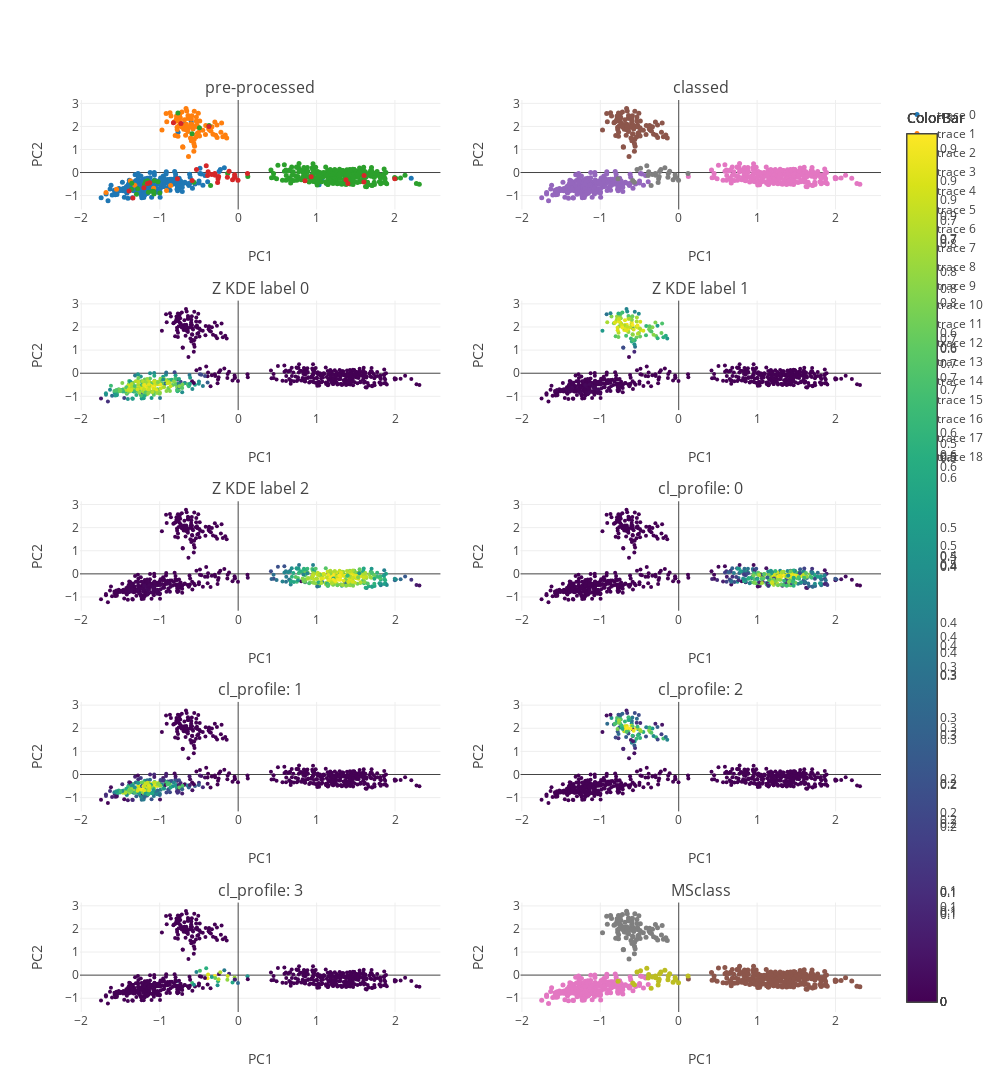

This figure's notebook cell:
### Code cell
## It is impractical that i cannot give this function an extra argument, but maybe i just haven't found the best solution yet..

Ncols= 2
height= 1500
width= 1000

titles= cluster_names
print(titles)

fig_subplots = tools.make_subplots(rows= int(len(titles) / float(Ncols)) + (len(titles) % Ncols > 0), cols=Ncols,
                         subplot_titles=tuple(titles))


for pop in range(len(titles)):
    name= titles[pop]
    
    pos1= int(float(pop) / Ncols) + 1
    pos2= pop - (pos1-1)*Ncols + 1


    if name not in ['pre-processed','classed','MSclass']:
        trace1= go.Scatter(
                x = global_data[:,0],
                y = global_data[:,1],
                mode= "markers",
                marker= {
                    'color': profiles[:,pop],
                    'colorbar': go.ColorBar(
                        title= 'ColorBar'
                    ),
                    'colorscale': 'Viridis',
                    'line': {'width': 0},
                    'size': 4,
                    'symbol': 'circle',
                  "opacity": 1
                  }
            )
        fig_subplots.append_trace(trace1, pos1, pos2)
        
    else:
        coords= {y:[x for x in range(len(profiles)) if profiles[x,pop] == y] for y in list(set(profiles[:,pop]))}
        
        for i in coords.keys():
            trace1= go.Scatter(
                    x = global_data[coords[i],0],
                    y = global_data[coords[i],1],
                    mode= "markers",
                    marker= {
                        'line': {'width': 0},
                        'size': 5,
                        'symbol': 'circle',
                      "opacity": 1
                      }
                )
            
            fig_subplots.append_trace(trace1, pos1, pos2)

    fig_subplots['layout']['yaxis' + str(pop + 1)].update(title='PC2')

    fig_subplots['layout']['xaxis' + str(pop + 1)].update(title='PC1')


fig_subplots['layout'].update(height= height,width= width)

iplot(fig_subplots)

### Figure 1 — Plotly figure (JSON) as saved in the notebook; plotly's stock layout.template omitted (floating-point values rounded to 4 significant figures; data arrays with more than 128 entries replaced by an {"elided": "..."} marker saying what was removed)
{"data": [{"marker": {"line": {"width": 0}, "opacity": 1, "size": 5, "symbol": "circle"}, "mode": "markers", "type": "scatter", "uid": "6403dd53-535d-4589-9ad7-5d831e2ecb84", "x": {"elided": "250 float values"}, "xaxis": "x", "y": {"elided": "250 float values"}, "yaxis": "y"}, {"marker": {"line": {"width": 0}, "opacity": 1, "size": 5, "symbol": "circle"}, "mode": "markers", "type": "scatter", "uid": "d15dc6b0-2bda-469e-a4ab-189319015e23", "x": [-0.5072, -0.8006, -0.6306, -0.9108, -0.6616, -0.2876, -0.8569, -0.22, -0.5864, -0.4927, -0.2686, -0.8696, -0.7881, -0.5352, -0.6943, -0.4513, -0.8035, -0.6023, -0.2705, -0.6954, -0.6422, -0.5189, -0.6652, -0.4173, -0.7381, -0.7448, -0.7653, -0.7179, -0.778, -0.5908, -0.6707, -0.4831, -0.9189, -0.2973, -0.5881, -0.5333, -0.5748, -0.6335, -0.6089, -0.6564, -0.5597, -0.7499, -0.321, -0.597, -0.757, -0.768, -0.4899, -0.5402, -0.5562, -0.6853, -0.7792, -0.3347, -0.5386, -0.6867, -0.6501, -0.5972, -0.762, -0.7863, -0.3767, -0.6731, -0.5257, -0.6427, -0.6703, -0.6161, -0.3642, -0.6405, -0.5646, -0.7256, -0.3475, -0.8174, -0.5085, -0.7053, -0.1954, -0.7075, -0.4138, -0.5847, -0.5656, -0.1646, -0.6578, -0.6329, -0.6407, -0.5614, -0.7184, -0.972, -0.5205, -0.6638, -0.2113, -0.1462, -0.741, -0.7613, -0.5822, -1.376, -0.9138, -1.552, -1.318, -1.078, -1.686, -0.8619, 1.543, 0.8719], "xaxis": "x", "y": [1.74, 2.222, 2.427, 2.2, 2.097, 1.612, 2.45, 1.744, 1.953, 1.584, 1.517, 2.589, 2.325, 2.238, 1.874, 1.837, 1.603, 2.106, 2.057, 1.971, 2.357, 1.97, 2.774, 1.645, 2.38, 2.2, 2.298, 2.626, 1.862, 2.462, 2.029, 1.869, 2.556, 2.19, 2.082, 2.411, 1.888, 0.6992, 1.497, 2.665, 2.657, 2.488, 1.664, 2.318, 2.032, 1.572, 2.232, 2.012, 1.144, 2.292, 1.964, 1.989, 1.541, 2.06, 1.939, 1.375, 2.25, 2.448, 1.9, 1.927, 2.061, 1.868, 1.618, 1.988, 1.842, 2.475, 1.25, 2.079, 1.803, 2.188, 2.574, 1.1, 1.553, 1.114, 2.042, 1.662, 0.9244, 1.624, 2.013, 2.355, 1.778, 1.431, 1.977, 1.841, 1.703, 1.851, 2.147, 1.501, 2.569, 2.35, 1.438, -0.3556, -0.7748, -0.724, -0.5512, -0.6787, -0.8674, -0.5628, 0.06987, 0.09547], "yaxis": "y"}, {"marker": {"line": {"width": 0}, "opacity": 1, "size": 5, "symbol": "circle"}, "mode": "markers", "type": "scatter", "uid": "dade8cd1-b9d1-45c4-ad7f-b0418d5e956e", "x": {"elided": "300 float values"}, "xaxis": "x", "y": {"elided": "300 float values"}, "yaxis": "y"}, {"marker": {"line": {"width": 0}, "opacity": 1, "size": 5, "symbol": "circle"}, "mode": "markers", "type": "scatter", "uid": "1068cc2a-a0fb-43ed-8c8d-8ed9424d2331", "x": [-1.129, -1.202, -1.393, -1.343, -1.158, -0.8259, -0.3733, -0.7297, 1.375, 0.8526, 1.4, 1.606, 1.998, 0.9312, 1.604, -0.4074, -0.1376, -0.0456, -0.2567, -0.07173, -0.5868, -0.2979, -0.5318, -0.2925, -0.2492, -0.002445, -0.0441, -0.336, -0.2627, -0.1158, -0.3902, -0.04158, 0.1188, -0.7745, -0.3835], "xaxis": "x", "y": [-0.4383, -0.6556, -0.7986, -1.105, -0.4732, 2.164, 1.994, 2.125, -0.3158, -0.361, -0.4813, -0.1282, -0.2731, -0.1815, -0.4081, 0.2951, -0.2022, -0.1008, -0.2665, -0.3159, -0.3439, -0.04191, 0.1324, -0.1191, -0.1754, -0.3371, -0.2041, -0.08403, -0.4343, 0.05895, -0.1301, -0.1891, -0.04365, -0.2674, 0.02854], "yaxis": "y"}, {"marker": {"line": {"width": 0}, "opacity": 1, "size": 5, "symbol": "circle"}, "mode": "markers", "type": "scatter", "uid": "1772352c-9416-4e70-9f27-09fcfc1c3fef", "x": {"elided": "265 float values"}, "xaxis": "x2", "y": {"elided": "265 float values"}, "yaxis": "y2"}, {"marker": {"line": {"width": 0}, "opacity": 1, "size": 5, "symbol": "circle"}, "mode": "markers", "type": "scatter", "uid": "e5d1a7cc-8e1d-4680-880e-896a15e7bd43", "x": [-0.8259, -0.3733, -0.7297, -0.767, -0.5991, -0.6863, -0.5072, -0.8006, -0.6306, -0.9108, -0.6616, -0.2876, -0.8569, -0.22, -0.5864, -0.4927, -0.2686, -0.8696, -0.7881, -0.5352, -0.6943, -0.4513, -0.8035, -0.6023, -0.2705, -0.6954, -0.6422, -0.5189, -0.6652, -0.4173, -0.7381, -0.7448, -0.7653, -0.7179, -0.778, -0.5908, -0.6707, -0.4831, -0.9189, -0.2973, -0.5881, -0.5333, -0.5748, -0.6335, -0.6089, -0.6564, -0.5597, -0.7499, -0.321, -0.597, -0.757, -0.768, -0.4899, -0.5402, -0.5562, -0.6853, -0.7792, -0.3347, -0.5386, -0.6867, -0.6501, -0.5972, -0.762, -0.7863, -0.3767, -0.6731, -0.5257, -0.6427, -0.6703, -0.6161, -0.3642, -0.6405, -0.5646, -0.7256, -0.3475, -0.8174, -0.5085, -0.7053, -0.1954, -0.7075, -0.4138, -0.5847, -0.5656, -0.1646, -0.6578, -0.6329, -0.6407, -0.5614, -0.7184, -0.972, -0.5205, -0.6638, -0.2113, -0.1462, -0.741, -0.7613, -0.5822, -0.3712, -0.4944, -0.7685, -0.5883], "xaxis": "x2", "y": [2.164, 1.994, 2.125, 1.747, 2.203, 2.089, 1.74, 2.222, 2.427, 2.2, 2.097, 1.612, 2.45, 1.744, 1.953, 1.584, 1.517, 2.589, 2.325, 2.238, 1.874, 1.837, 1.603, 2.106, 2.057, 1.971, 2.357, 1.97, 2.774, 1.645, 2.38, 2.2, 2.298, 2.626, 1.862, 2.462, 2.029, 1.869, 2.556, 2.19, 2.082, 2.411, 1.888, 0.6992, 1.497, 2.665, 2.657, 2.488, 1.664, 2.318, 2.032, 1.572, 2.232, 2.012, 1.144, 2.292, 1.964, 1.989, 1.541, 2.06, 1.939, 1.375, 2.25, 2.448, 1.9, 1.927, 2.061, 1.868, 1.618, 1.988, 1.842, 2.475, 1.25, 2.079, 1.803, 2.188, 2.574, 1.1, 1.553, 1.114, 2.042, 1.662, 0.9244, 1.624, 2.013, 2.355, 1.778, 1.431, 1.977, 1.841, 1.703, 1.851, 2.147, 1.501, 2.569, 2.35, 1.438, 2.037, 1.939, 2.58, 1.681], "yaxis": "y2"}, {"marker": {"line": {"width": 0}, "opacity": 1, "size": 5, "symbol": "circle"}, "mode": "markers", "type": "scatter", "uid": "ef21c082-8477-45eb-9aa1-beb89ef79753", "x": {"elided": "292 float values"}, "xaxis": "x2", "y": {"elided": "292 float values"}, "yaxis": "y2"}, {"marker": {"line": {"width": 0}, "opacity": 1, "size": 5, "symbol": "circle"}, "mode": "markers", "type": "scatter", "uid": "00fae5ab-93e2-45ab-aed5-54c86f25d0aa", "x": [-0.4074, -0.1376, -0.0456, -0.2567, -0.07173, -0.5868, -0.2979, -0.5318, -0.2925, -0.2492, -0.002445, -0.0441, -0.336, -0.2627, -0.1158, -0.3902, -0.04158, 0.1188, -0.7745, -0.3835, -0.487, -0.1765, -0.2439, -0.2276, -0.1337, -0.352, -0.5648], "xaxis": "x2", "y": [0.2951, -0.2022, -0.1008, -0.2665, -0.3159, -0.3439, -0.04191, 0.1324, -0.1191, -0.1754, -0.3371, -0.2041, -0.08403, -0.4343, 0.05895, -0.1301, -0.1891, -0.04365, -0.2674, 0.02854, 0.1904, 0.2083, 0.04408, 0.1291, -0.03845, -0.5666, -0.4179], "yaxis": "y2"}, {"marker": {"color": {"elided": "685 float values"}, "colorbar": {"title": "ColorBar"}, "colorscale": "Viridis", "line": {"width": 0}, "opacity": 1, "size": 4, "symbol": "circle"}, "mode": "markers", "type": "scatter", "uid": "1597e039-c0b4-4b98-9217-3d5cdeb2229f", "x": {"elided": "685 float values"}, "xaxis": "x3", "y": {"elided": "685 float values"}, "yaxis": "y3"}, {"marker": {"color": {"elided": "685 float values"}, "colorbar": {"title": "ColorBar"}, "colorscale": "Viridis", "line": {"width": 0}, "opacity": 1, "size": 4, "symbol": "circle"}, "mode": "markers", "type": "scatter", "uid": "e7e022d5-ae72-437e-acc8-1191db06a0f5", "x": {"elided": "685 float values"}, "xaxis": "x4", "y": {"elided": "685 float values"}, "yaxis": "y4"}, {"marker": {"color": {"elided": "685 float values"}, "colorbar": {"title": "ColorBar"}, "colorscale": "Viridis", "line": {"width": 0}, "opacity": 1, "size": 4, "symbol": "circle"}, "mode": "markers", "type": "scatter", "uid": "92230d7b-7195-4dc2-a1df-6ba43ec55adb", "x": {"elided": "685 float values"}, "xaxis": "x5", "y": {"elided": "685 float values"}, "yaxis": "y5"}, {"marker": {"color": {"elided": "685 float values"}, "colorbar": {"title": "ColorBar"}, "colorscale": "Viridis", "line": {"width": 0}, "opacity": 1, "size": 4, "symbol": "circle"}, "mode": "markers", "type": "scatter", "uid": "bae79a61-e4a9-432c-895b-ea0854fc13e8", "x": {"elided": "685 float values"}, "xaxis": "x6", "y": {"elided": "685 float values"}, "yaxis": "y6"}, {"marker": {"color": {"elided": "685 float values"}, "colorbar": {"title": "ColorBar"}, "colorscale": "Viridis", "line": {"width": 0}, "opacity": 1, "size": 4, "symbol": "circle"}, "mode": "markers", "type": "scatter", "uid": "f9361778-fd61-47b6-8a90-acc14640f433", "x": {"elided": "685 float values"}, "xaxis": "x7", "y": {"elided": "685 float values"}, "yaxis": "y7"}, {"marker": {"color": {"elided": "685 float values"}, "colorbar": {"title": "ColorBar"}, "colorscale": "Viridis", "line": {"width": 0}, "opacity": 1, "size": 4, "symbol": "circle"}, "mode": "markers", "type": "scatter", "uid": "c7bd0e42-e88b-4ddf-b038-de089467614e", "x": {"elided": "685 float values"}, "xaxis": "x8", "y": {"elided": "685 float values"}, "yaxis": "y8"}, {"marker": {"color": {"elided": "685 float values"}, "colorbar": {"title": "ColorBar"}, "colorscale": "Viridis", "line": {"width": 0}, "opacity": 1, "size": 4, "symbol": "circle"}, "mode": "markers", "type": "scatter", "uid": "a64a8827-c524-41d7-ae14-84e272ee2674", "x": {"elided": "685 float values"}, "xaxis": "x9", "y": {"elided": "685 float values"}, "yaxis": "y9"}, {"marker": {"line": {"width": 0}, "opacity": 1, "size": 5, "symbol": "circle"}, "mode": "markers", "type": "scatter", "uid": "f5a6283d-55c3-4268-97e5-e94914167a6f", "x": {"elided": "292 float values"}, "xaxis": "x10", "y": {"elided": "292 float values"}, "yaxis": "y10"}, {"marker": {"line": {"width": 0}, "opacity": 1, "size": 5, "symbol": "circle"}, "mode": "markers", "type": "scatter", "uid": "658e2175-c8bc-4658-a719-b0d0e03a967d", "x": {"elided": "265 float values"}, "xaxis": "x10", "y": {"elided": "265 float values"}, "yaxis": "y10"}, {"marker": {"line": {"width": 0}, "opacity": 1, "size": 5, "symbol": "circle"}, "mode": "markers", "type": "scatter", "uid": "e2954861-4047-4e47-9bd7-67bbc6ce6d0b", "x": [-0.8259, -0.3733, -0.7297, -0.767, -0.5991, -0.6863, -0.5072, -0.8006, -0.6306, -0.9108, -0.6616, -0.2876, -0.8569, -0.22, -0.5864, -0.4927, -0.2686, -0.8696, -0.7881, -0.5352, -0.6943, -0.4513, -0.8035, -0.6023, -0.2705, -0.6954, -0.6422, -0.5189, -0.6652, -0.4173, -0.7381, -0.7448, -0.7653, -0.7179, -0.778, -0.5908, -0.6707, -0.4831, -0.9189, -0.2973, -0.5881, -0.5333, -0.5748, -0.6335, -0.6089, -0.6564, -0.5597, -0.7499, -0.321, -0.597, -0.757, -0.768, -0.4899, -0.5402, -0.5562, -0.6853, -0.7792, -0.3347, -0.5386, -0.6867, -0.6501, -0.5972, -0.762, -0.7863, -0.3767, -0.6731, -0.5257, -0.6427, -0.6703, -0.6161, -0.3642, -0.6405, -0.5646, -0.7256, -0.3475, -0.8174, -0.5085, -0.7053, -0.1954, -0.7075, -0.4138, -0.5847, -0.5656, -0.1646, -0.6578, -0.6329, -0.6407, -0.5614, -0.7184, -0.972, -0.5205, -0.6638, -0.2113, -0.1462, -0.741, -0.7613, -0.5822, -0.3712, -0.4944, -0.7685, -0.5883], "xaxis": "x10", "y": [2.164, 1.994, 2.125, 1.747, 2.203, 2.089, 1.74, 2.222, 2.427, 2.2, 2.097, 1.612, 2.45, 1.744, 1.953, 1.584, 1.517, 2.589, 2.325, 2.238, 1.874, 1.837, 1.603, 2.106, 2.057, 1.971, 2.357, 1.97, 2.774, 1.645, 2.38, 2.2, 2.298, 2.626, 1.862, 2.462, 2.029, 1.869, 2.556, 2.19, 2.082, 2.411, 1.888, 0.6992, 1.497, 2.665, 2.657, 2.488, 1.664, 2.318, 2.032, 1.572, 2.232, 2.012, 1.144, 2.292, 1.964, 1.989, 1.541, 2.06, 1.939, 1.375, 2.25, 2.448, 1.9, 1.927, 2.061, 1.868, 1.618, 1.988, 1.842, 2.475, 1.25, 2.079, 1.803, 2.188, 2.574, 1.1, 1.553, 1.114, 2.042, 1.662, 0.9244, 1.624, 2.013, 2.355, 1.778, 1.431, 1.977, 1.841, 1.703, 1.851, 2.147, 1.501, 2.569, 2.35, 1.438, 2.037, 1.939, 2.58, 1.681], "yaxis": "y10"}, {"marker": {"line": {"width": 0}, "opacity": 1, "size": 5, "symbol": "circle"}, "mode": "markers", "type": "scatter", "uid": "d23707cf-693c-4631-a1f4-a5cbf49405ed", "x": [-0.4074, -0.1376, -0.0456, -0.2567, -0.07173, -0.5868, -0.2979, -0.5318, -0.2925, -0.2492, -0.002445, -0.0441, -0.336, -0.2627, -0.1158, -0.3902, -0.04158, 0.1188, -0.7745, -0.3835, -0.487, -0.1765, -0.2439, -0.2276, -0.1337, -0.352, -0.5648], "xaxis": "x10", "y": [0.2951, -0.2022, -0.1008, -0.2665, -0.3159, -0.3439, -0.04191, 0.1324, -0.1191, -0.1754, -0.3371, -0.2041, -0.08403, -0.4343, 0.05895, -0.1301, -0.1891, -0.04365, -0.2674, 0.02854, 0.1904, 0.2083, 0.04408, 0.1291, -0.03845, -0.5666, -0.4179], "yaxis": "y10"}], "layout": {"annotations": [{"font": {"size": 16}, "showarrow": false, "text": "pre-processed", "x": 0.225, "xanchor": "center", "xref": "paper", "y": 1, "yanchor": "bottom", "yref": "paper"}, {"font": {"size": 16}, "showarrow": false, "text": "classed", "x": 0.775, "xanchor": "center", "xref": "paper", "y": 1, "yanchor": "bottom", "yref": "paper"}, {"font": {"size": 16}, "showarrow": false, "text": "Z KDE label 0", "x": 0.225, "xanchor": "center", "xref": "paper", "y": 0.78, "yanchor": "bottom", "yref": "paper"}, {"font": {"size": 16}, "showarrow": false, "text": "Z KDE label 1", "x": 0.775, "xanchor": "center", "xref": "paper", "y": 0.78, "yanchor": "bottom", "yref": "paper"}, {"font": {"size": 16}, "showarrow": false, "text": "Z KDE label 2", "x": 0.225, "xanchor": "center", "xref": "paper", "y": 0.56, "yanchor": "bottom", "yref": "paper"}, {"font": {"size": 16}, "showarrow": false, "text": "cl_profile: 0", "x": 0.775, "xanchor": "center", "xref": "paper", "y": 0.56, "yanchor": "bottom", "yref": "paper"}, {"font": {"size": 16}, "showarrow": false, "text": "cl_profile: 1", "x": 0.225, "xanchor": "center", "xref": "paper", "y": 0.34, "yanchor": "bottom", "yref": "paper"}, {"font": {"size": 16}, "showarrow": false, "text": "cl_profile: 2", "x": 0.775, "xanchor": "center", "xref": "paper", "y": 0.34, "yanchor": "bottom", "yref": "paper"}, {"font": {"size": 16}, "showarrow": false, "text": "cl_profile: 3", "x": 0.225, "xanchor": "center", "xref": "paper", "y": 0.12, "yanchor": "bottom", "yref": "paper"}, {"font": {"size": 16}, "showarrow": false, "text": "MSclass", "x": 0.775, "xanchor": "center", "xref": "paper", "y": 0.12, "yanchor": "bottom", "yref": "paper"}], "height": 1500, "width": 1000, "xaxis": {"anchor": "y", "domain": [0, 0.45], "title": "PC1"}, "xaxis10": {"anchor": "y10", "domain": [0.55, 1], "title": "PC1"}, "xaxis2": {"anchor": "y2", "domain": [0.55, 1], "title": "PC1"}, "xaxis3": {"anchor": "y3", "domain": [0, 0.45], "title": "PC1"}, "xaxis4": {"anchor": "y4", "domain": [0.55, 1], "title": "PC1"}, "xaxis5": {"anchor": "y5", "domain": [0, 0.45], "title": "PC1"}, "xaxis6": {"anchor": "y6", "domain": [0.55, 1], "title": "PC1"}, "xaxis7": {"anchor": "y7", "domain": [0, 0.45], "title": "PC1"}, "xaxis8": {"anchor": "y8", "domain": [0.55, 1], "title": "PC1"}, "xaxis9": {"anchor": "y9", "domain": [0, 0.45], "title": "PC1"}, "yaxis": {"anchor": "x", "domain": [0.88, 1], "title": "PC2"}, "yaxis10": {"anchor": "x10", "domain": [0, 0.12], "title": "PC2"}, "yaxis2": {"anchor": "x2", "domain": [0.88, 1], "title": "PC2"}, "yaxis3": {"anchor": "x3", "domain": [0.66, 0.78], "title": "PC2"}, "yaxis4": {"anchor": "x4", "domain": [0.66, 0.78], "title": "PC2"}, "yaxis5": {"anchor": "x5", "domain": [0.44, 0.56], "title": "PC2"}, "yaxis6": {"anchor": "x6", "domain": [0.44, 0.56], "title": "PC2"}, "yaxis7": {"anchor": "x7", "domain": [0.22, 0.34], "title": "PC2"}, "yaxis8": {"anchor": "x8", "domain": [0.22, 0.34], "title": "PC2"}, "yaxis9": {"anchor": "x9", "domain": [0, 0.12], "title": "PC2"}}}
